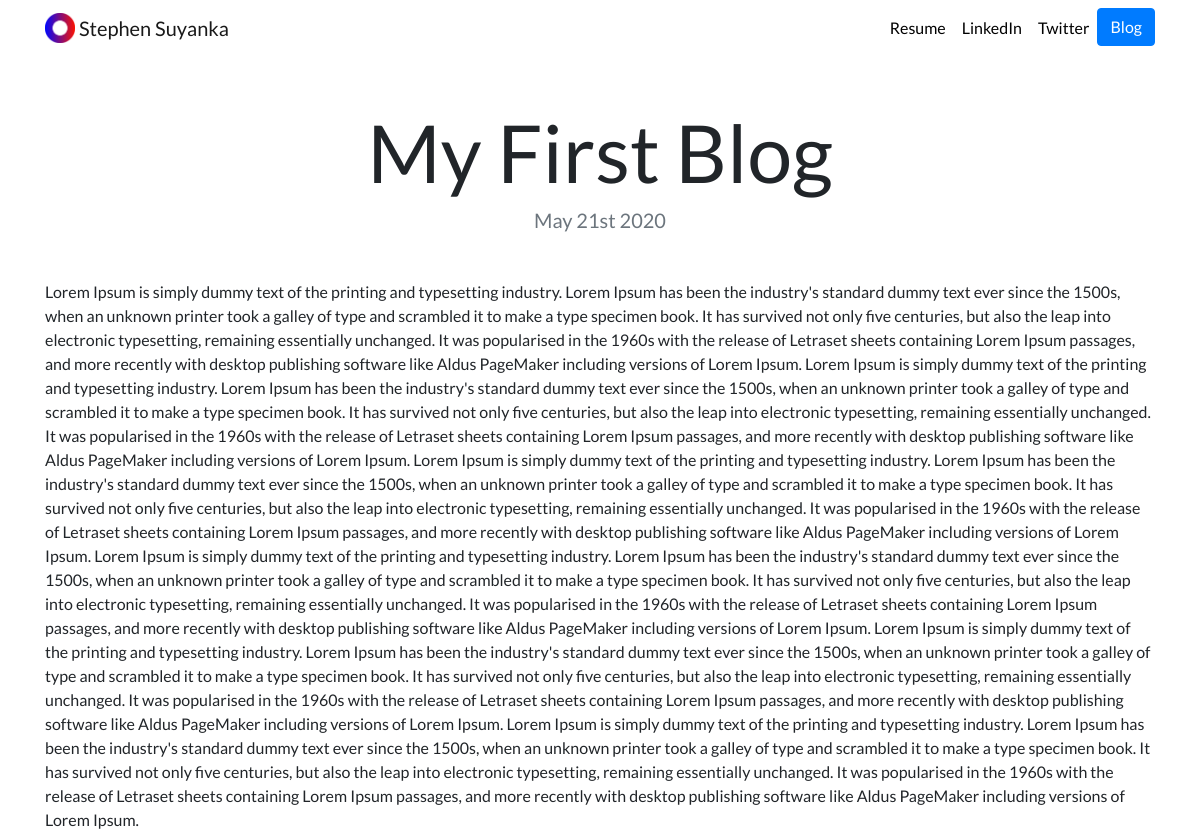
Page /blog/1/ on the committed database.
### blog/models.py (models this page shows, shortened)
class Blog(models.Model):
    title = models.CharField(max_length=100)
    date = models.DateField(auto_now_add=False)
    text = models.TextField()

### blog/views.py (the view)
# urls.py: path('<int:blog_id>/', views.detail, name='detail')
def detail(request, blog_id):
    blog = get_object_or_404(Blog, pk=blog_id)
    return render(request, 'blog/detail.html', {'blog': blog})

### blog/templates/blog/detail.html
{% extends "portfolio/base.html" %}
{% load static %}
{% block content %}
    <h1 class="text-center mt-5" id="blogdetailtitle">{{ blog.title }}</h1>
    <h5 class="text-center text-muted mb-5">{{ blog.date|date:'F jS Y' }}</h5>
{{ blog.text|safe }}
{% endblock %}

### portfolio/static/portfolio/custom.css (style rules this page uses)
body { font-family: 'Lato', sans-serif; }
@media (min-width: 992px) { #blogdetailtitle { font-size: 5rem; } }

### rows in the picture
Blog: title "My First Blog", date "May 21st 2020", text "Lorem Ipsum is simply dummy text of the printing and typesetting industry. Lorem Ipsum has been the industry's standard dummy text ever since the 1500s, when an unknown printer took a galley of type and scrambled it to make a type specimen book. It has survived not only five centuries, but also the leap into electronic typesetting, remaining essentially unchanged. It was popularised in the 1960s with the release of Letraset sheets containing Lorem Ipsum passages, and more recently with desktop publishing software like Aldus PageMaker including versions of Lorem Ipsum. Lorem Ipsum is simply dummy text of the printing and typesetting industry. Lorem Ipsum has been the industry's standard…"
